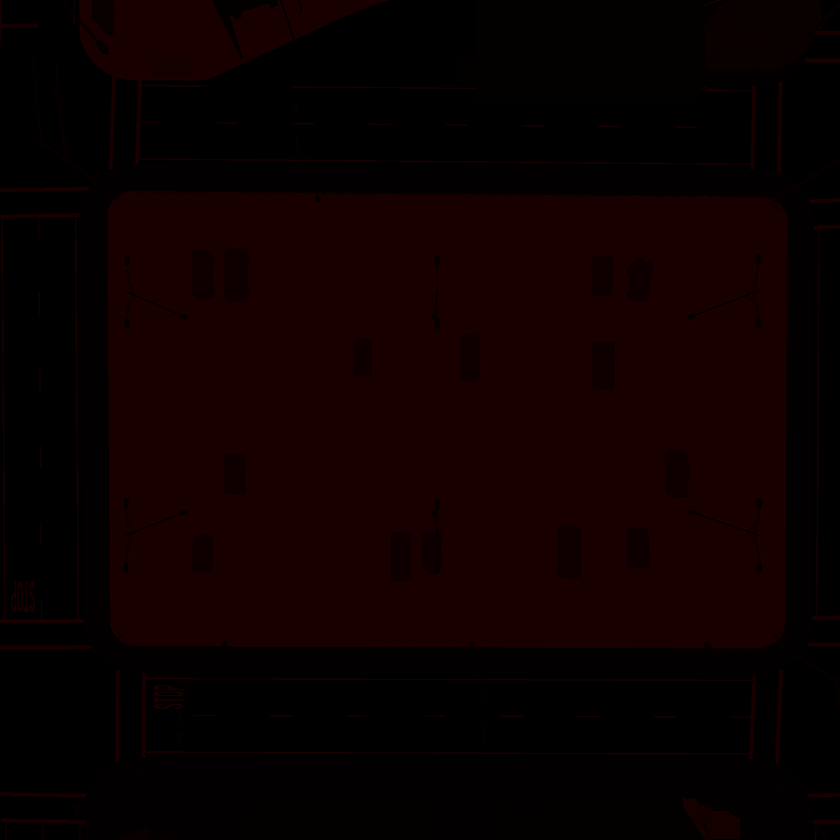
#> input picture src/carla_parking_nodes/static_maps/topdown_semantic_raw.png, 840 x 840 px, shrunk from 1600 x 1600 before the run, found by its file name
$ python gtid_occupancy_builder.py
#> lines starting #> are read from the running program, lines starting #| are printed output that depends on the picture; after the words box and inside, x2 and y2 are one past the last pixel; in counts of white or black regions, pixels touching at a corner belong together
import os
import cv2
import numpy as np

os.makedirs("static_maps/final", exist_ok=True)

raw = cv2.imread("static_maps/topdown_semantic_raw.png", cv2.IMREAD_UNCHANGED)
#> raw is the input picture: shape (840, 840, 3); mean B, G, R 0, 0, 12.4
labels = raw[:, :, 2]
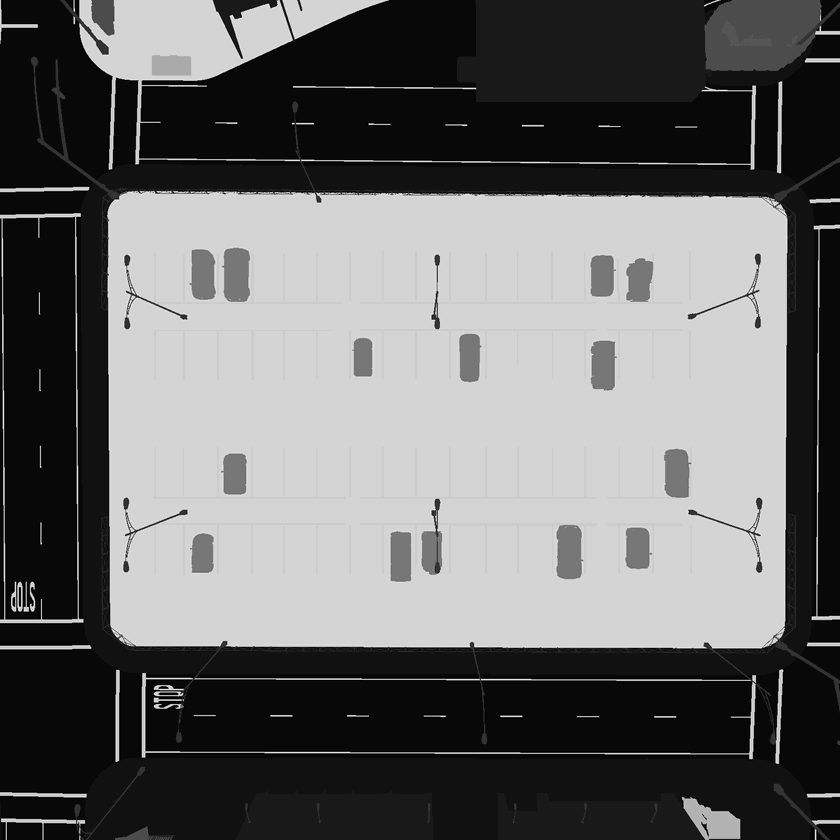
#> labels: shape (840, 840); min 0, max 30, mean 12.4; drawn with min black and max white

print("Unique labels:", np.unique(labels))
#| Unique labels: [ 0  1  2  3  4  5  6  7  8  9 10 11 12 13 14 15 16 17 18 19 20 21 22 23
#|  24 25 26 27 28 29 30]

# 1 = occupied, 0 = free
grid = np.ones(labels.shape, dtype=np.uint8)

# Parking lot surface + markings
free_mask = (labels == 25) | (labels == 24)
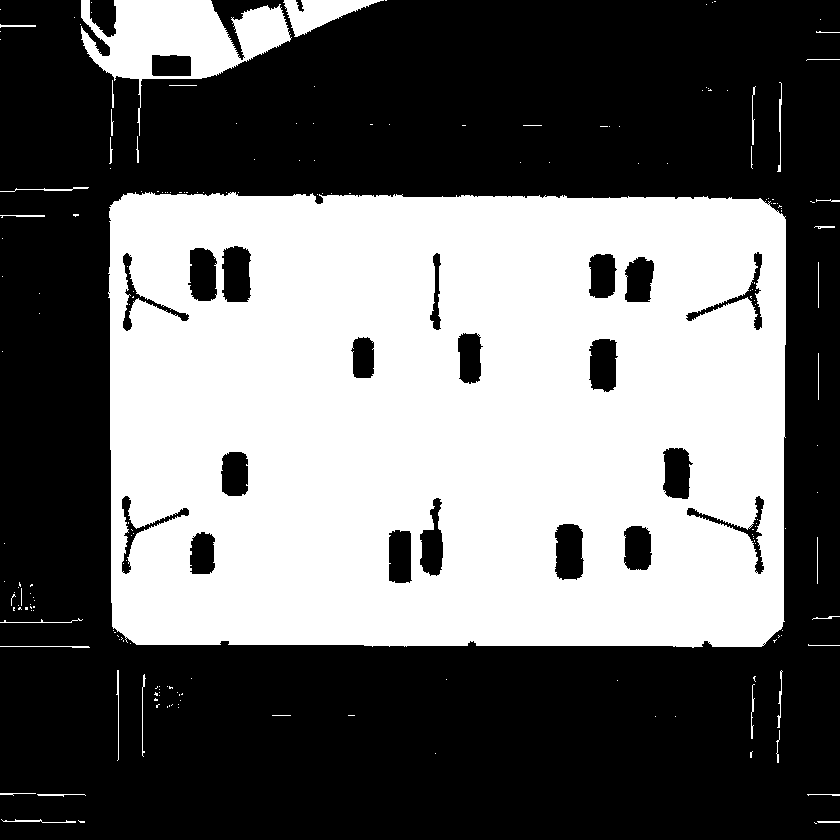
#> free_mask: shape (840, 840) bool; 42.3% white; 195 white regions (160 under 20 px), largest, box (x1, y1, x2, y2) and area: (108, 192, 786, 648) 283098, (81, 0, 292, 136) 11212, (283, 0, 384, 37) 1765
grid[free_mask] = 0

np.save("static_maps/final/parking_occupancy.npy", grid)

vis = (1 - grid) * 255
cv2.imwrite("static_maps/final/parking_occupancy.png", vis)

print("Saved:")
print("  static_maps/final/parking_occupancy.npy")
print("  static_maps/final/parking_occupancy.png")
